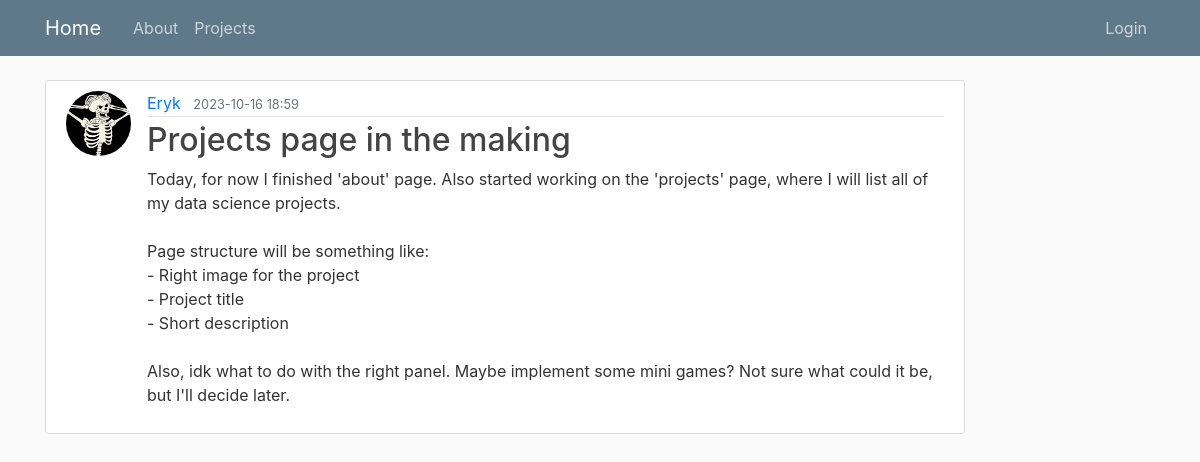
Screenshot of /post/2 with the database file from the repository.
### blog/models.py (models this page shows, shortened)
class User(db.Model, UserMixin):
    id = db.Column(db.Integer, primary_key=True)
    username = db.Column(db.String(20), unique=True, nullable=False)
    email = db.Column(db.String(120), unique=True, nullable=False)
    image_file = db.Column(db.String(20), nullable=False, default='default.jpg')
    password = db.Column(db.String(60), nullable=False)
    posts = db.relationship('Post', backref='author', lazy=True)

class Post(db.Model):
    id = db.Column(db.Integer, primary_key=True)
    title = db.Column(db.String(100), nullable=False)
    date_posted = db.Column(db.DateTime, nullable=False, default=datetime.utcnow)
    content = db.Column(db.Text, nullable=False)
    user_id = db.Column(db.Integer, db.ForeignKey('user.id'), nullable=False)

### blog/posts/routes.py (the view)
@posts.route("/post/<int:post_id>")
def post(post_id):
	post = Post.query.get_or_404(post_id)
	return render_template('post.html', title=post.title, post=post)

### blog/templates/post.html (shortened to what this page needs)
{% extends "layout.html" %}
{% block content %}
    <article class="media content-section">
        <img class="rounded-circle article-img" src="{{ url_for('static', filename='profile_pics/' + post.author.image_file) }}">
        <div class="media-body">
            <div class="article-metadata">
                <a class="mr-2" href="{{ url_for('users.user_posts', username=post.author.username) }}" style="text-decoration: none;">{{ post.author.username }}</a>
                <small class="text-muted">{{ post.date_posted.strftime('%Y-%m-%d %H:%M') }}</small>
            </div>
            <h2 class="article-title">{{ post.title }}</h2>
            <p class="article-content">{{ post.content }}</p>
        </div>
    </article>
{% endblock content %}

### blog/static/main.css (style rules this page uses)
body { background: #fafafa; color: #333333; margin-top: 5rem; }
h1, h2, h3, h4, h5, h6 { color: #444444; }
.content-section { background: #ffffff; padding: 10px 20px; border: 1px solid #dddddd; border-radius: 3px; margin-bottom: 20px; }
.article-title { color: #444444; }
.article-content { white-space: pre-line; }
.article-img { height: 65px; width: 65px; margin-right: 16px; }
.article-metadata { padding-bottom: 1px; margin-bottom: 4px; border-bottom: 1px solid #e3e3e3 }

### rows the page displays
User: image_file (picture), author.username "Eryk"
Post: date_posted "2023-10-16 18:59", title "Projects page in the making", content "Today, for now I finished 'about' page. Also started working on the 'projects' page, where I will list all of my data science projects. Page structure will be something like: - Right image for the project - Project title - Short description Also, idk what to do with the right panel. Maybe implement some mini games? Not sure what could it be, but I'll decide later."
